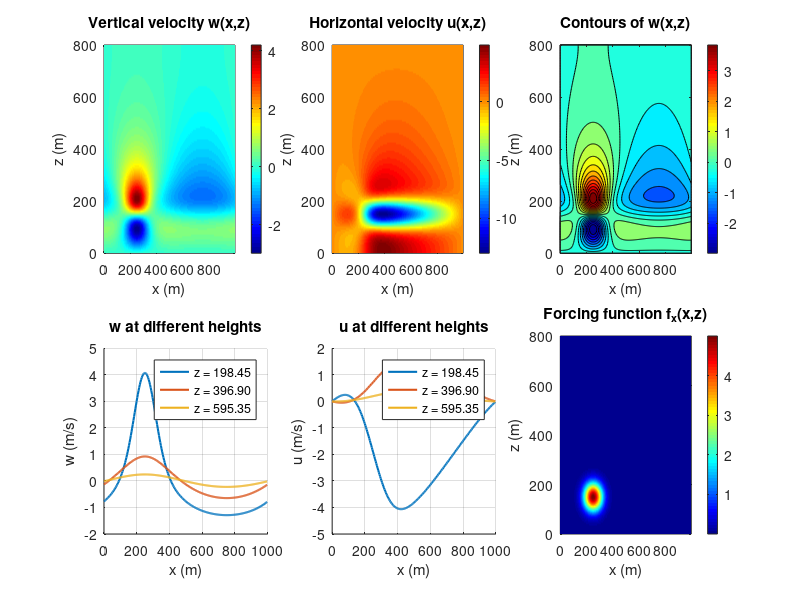

Reproduce this figure in MATLAB. (Note: this script raises an error after producing the figure.)
%% 
% Wind Turbine Flow Solver - Tasks 4 & 5
% Spectral method in x, finite differences in z

clear; clc;

% Setup parameters
Lx = 1000;          
Lz = 800;
Nx = 256;          
Nz = 128;           
U0 = 20;          

dx = Lx / Nx;
dz = Lz / (Nz + 1);
x = linspace(0, Lx - dx, Nx);
z = linspace(0, Lz, Nz + 2);  % including ghost points


% Define forcing - using gaussian to model turbine
x_0 = Lx/4;     
z_0 = 150;       
sigma_x = 50;           
sigma_z = 40; 

% Choose a large A to amplify the effect
A = 5;  

[X, Z] = meshgrid(x, z);
fx = A * exp(-((X - x_0).^2 / (2 * sigma_x^2) + ...
                       (Z - z_0).^2 / (2 * sigma_z^2)));

% FFT in x-direction
fx_hat = fft(fx, [], 2) / Nx;  
w_hat = zeros(Nz + 2, Nx);

% pis because its periodic
k_vec = 2 * pi * [0:Nx/2, -Nx/2+1:-1] / Lx;

% Main loop - solve for each wavenumber
for k = 1:Nx
    bk = k_vec(k);
    
    % Build matrix A - same as derived in task 3
    A = zeros(Nz + 2, Nz + 2);
    
    A(1, 1) = 1;  % bottom BC: w=0
    
    % interior poits
    for j = 2:Nz+1
        A(j, j-1) = 1;
        A(j, j) = -(2 + dz^2 * bk^2);
        A(j, j+1) = 1;
    end
    
    % top BC: dw/dz = 0
    A(Nz+2, Nz) = -1;
    A(Nz+2, Nz+1) = 0;
    A(Nz+2, Nz+2) = 1;
    
    % RHS vector
    rhs = zeros(Nz + 2, 1);
    %b(1) = 0;
    
    for j = 2:Nz+1
        rhs(j) = dz * (fx_hat(j+1, k) - fx_hat(j-1, k)) / (2 * U0);
    end
    
    %b(Nz+2) = 0;
    
    % solve system
    w_hat(:, k) = A \ rhs;
    
    if k==1
        w_hat(:,k)=0;
    end
end

% inverse FFT to get w(x,z)
w = real(ifft(w_hat * Nx, [], 2));

% Recover u from continuity: du/dx = -dw/dz
dwdz = zeros(Nz + 2, Nx);
for j = 2:Nz+1
    dwdz(j, :) = (w(j+1, :) - w(j-1, :)) / (2 * dz);
end
dwdz(1, :) = (w(2, :) - w(1, :)) / dz;
dwdz(Nz+2, :) = (w(Nz+2, :) - w(Nz+1, :)) / dz;

% FFT then integrate by dividing by ik
dwdz_hat = fft(dwdz, [], 2) / Nx;
u_hat = zeros(Nz + 2, Nx);
for k = 1:Nx
    if abs(k_vec(k)) > 1e-10  
        u_hat(:, k) = 1i * dwdz_hat(:, k) / k_vec(k);
    else
        u_hat(:, k) = 0;  
    end
end

u = real(ifft(u_hat * Nx, [], 2));
u=u-u(:,1);

% Plots
figure('Position', [100, 100, 1200, 800]);

subplot(2, 3, 1);
pcolor(X, Z, w);
shading interp;
colorbar;
xlabel('x (m)');
ylabel('z (m)');
title('Vertical velocity w(x,z)');
colormap(jet);

subplot(2, 3, 2);
pcolor(X, Z, u);
shading interp;
colorbar;
xlabel('x (m)');
ylabel('z (m)');
title('Horizontal velocity u(x,z)');
colormap(jet);

subplot(2, 3, 3);
contourf(X, Z, w, 20);
colorbar;
xlabel('x (m)');
ylabel('z (m)');
title('Contours of w(x,z)');

% plot w at a few different heights
subplot(2, 3, 4);
heights_idx = round([Nz/4, Nz/2, 3*Nz/4]) + 1;
hold on;
for idx = heights_idx
    plot(x, w(idx, :), 'LineWidth', 1.5, ...
         'DisplayName', sprintf('z = %.2f', z(idx)));
end
hold off;
xlabel('x (m)');
ylabel('w (m/s)');
title('w at different heights');
legend('Location', 'best');
grid on;

subplot(2, 3, 5);
hold on;
for idx = heights_idx
    plot(x, u(idx, :), 'LineWidth', 1.5, ...
         'DisplayName', sprintf('z = %.2f', z(idx)));
end
hold off;
xlabel('x (m)');
ylabel('u (m/s)');
title('u at different heights');
legend('Location', 'best');
grid on;

subplot(2, 3, 6);
pcolor(X, Z, fx);
shading interp;
colorbar;
xlabel('x (m)');
ylabel('z (m)');
title('Forcing function f_x(x,z)');
colormap(jet);

sgtitle('Wind Turbine Flow Simulation Results');

%% save
save('wind_turbine_results.mat', 'x', 'z', 'w', 'u', 'fx', 'X', 'Z','U0','Lx','Lz','x_0','z_0');
fprintf('Done!\n');
